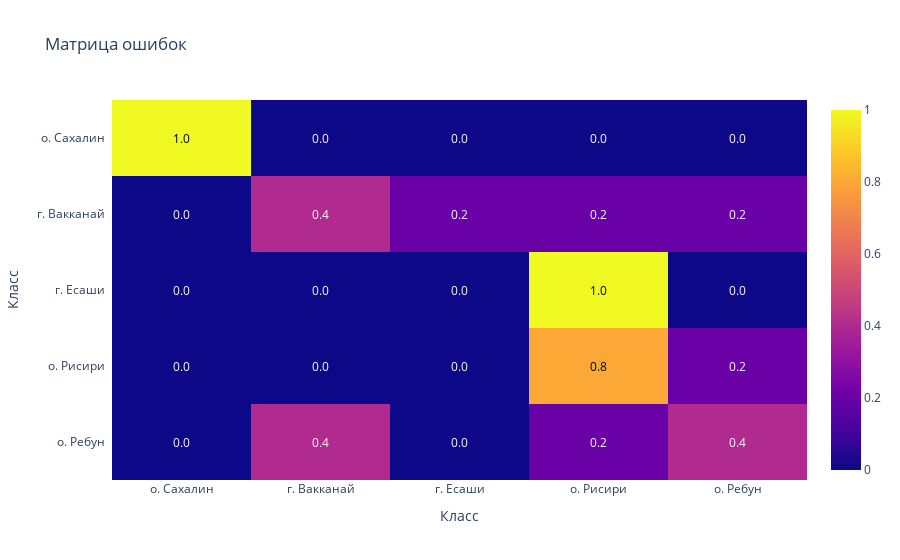

The code cell stored with this chart in its notebook:
### Code cell
territory_model.fit(X_territory_train, territory_train)
Image(report_model(territory_model, X_territory_test, territory_test))

### Figure 1 — Plotly figure (JSON) as saved in the notebook; plotly's stock layout.template omitted (floating-point values rounded to 4 significant figures)
{"data": [{"colorscale": [[0.0, "#0d0887"], [0.1111, "#46039f"], [0.2222, "#7201a8"], [0.3333, "#9c179e"], [0.4444, "#bd3786"], [0.5556, "#d8576b"], [0.6667, "#ed7953"], [0.7778, "#fb9f3a"], [0.8889, "#fdca26"], [1.0, "#f0f921"]], "reversescale": false, "showscale": true, "type": "heatmap", "x": ["о. Сахалин", "г. Вакканай", "г. Есаши", "о. Рисири", "о. Ребун"], "y": ["о. Сахалин", "г. Вакканай", "г. Есаши", "о. Рисири", "о. Ребун"], "z": [[1.0, 0.0, 0.0, 0.0, 0.0], [0.0, 0.4, 0.2, 0.2, 0.2], [0.0, 0.0, 0.0, 1.0, 0.0], [0.0, 0.0, 0.0, 0.8, 0.2], [0.0, 0.4, 0.0, 0.2, 0.4]]}], "layout": {"annotations": [{"font": {"color": "#000000"}, "showarrow": false, "text": "1.0", "x": "о. Сахалин", "xref": "x", "y": "о. Сахалин", "yref": "y"}, {"font": {"color": "#FFFFFF"}, "showarrow": false, "text": "0.0", "x": "г. Вакканай", "xref": "x", "y": "о. Сахалин", "yref": "y"}, {"font": {"color": "#FFFFFF"}, "showarrow": false, "text": "0.0", "x": "г. Есаши", "xref": "x", "y": "о. Сахалин", "yref": "y"}, {"font": {"color": "#FFFFFF"}, "showarrow": false, "text": "0.0", "x": "о. Рисири", "xref": "x", "y": "о. Сахалин", "yref": "y"}, {"font": {"color": "#FFFFFF"}, "showarrow": false, "text": "0.0", "x": "о. Ребун", "xref": "x", "y": "о. Сахалин", "yref": "y"}, {"font": {"color": "#FFFFFF"}, "showarrow": false, "text": "0.0", "x": "о. Сахалин", "xref": "x", "y": "г. Вакканай", "yref": "y"}, {"font": {"color": "#FFFFFF"}, "showarrow": false, "text": "0.4", "x": "г. Вакканай", "xref": "x", "y": "г. Вакканай", "yref": "y"}, {"font": {"color": "#FFFFFF"}, "showarrow": false, "text": "0.2", "x": "г. Есаши", "xref": "x", "y": "г. Вакканай", "yref": "y"}, {"font": {"color": "#FFFFFF"}, "showarrow": false, "text": "0.2", "x": "о. Рисири", "xref": "x", "y": "г. Вакканай", "yref": "y"}, {"font": {"color": "#FFFFFF"}, "showarrow": false, "text": "0.2", "x": "о. Ребун", "xref": "x", "y": "г. Вакканай", "yref": "y"}, {"font": {"color": "#FFFFFF"}, "showarrow": false, "text": "0.0", "x": "о. Сахалин", "xref": "x", "y": "г. Есаши", "yref": "y"}, {"font": {"color": "#FFFFFF"}, "showarrow": false, "text": "0.0", "x": "г. Вакканай", "xref": "x", "y": "г. Есаши", "yref": "y"}, {"font": {"color": "#FFFFFF"}, "showarrow": false, "text": "0.0", "x": "г. Есаши", "xref": "x", "y": "г. Есаши", "yref": "y"}, {"font": {"color": "#000000"}, "showarrow": false, "text": "1.0", "x": "о. Рисири", "xref": "x", "y": "г. Есаши", "yref": "y"}, {"font": {"color": "#FFFFFF"}, "showarrow": false, "text": "0.0", "x": "о. Ребун", "xref": "x", "y": "г. Есаши", "yref": "y"}, {"font": {"color": "#FFFFFF"}, "showarrow": false, "text": "0.0", "x": "о. Сахалин", "xref": "x", "y": "о. Рисири", "yref": "y"}, {"font": {"color": "#FFFFFF"}, "showarrow": false, "text": "0.0", "x": "г. Вакканай", "xref": "x", "y": "о. Рисири", "yref": "y"}, {"font": {"color": "#FFFFFF"}, "showarrow": false, "text": "0.0", "x": "г. Есаши", "xref": "x", "y": "о. Рисири", "yref": "y"}, {"font": {"color": "#000000"}, "showarrow": false, "text": "0.8", "x": "о. Рисири", "xref": "x", "y": "о. Рисири", "yref": "y"}, {"font": {"color": "#FFFFFF"}, "showarrow": false, "text": "0.2", "x": "о. Ребун", "xref": "x", "y": "о. Рисири", "yref": "y"}, {"font": {"color": "#FFFFFF"}, "showarrow": false, "text": "0.0", "x": "о. Сахалин", "xref": "x", "y": "о. Ребун", "yref": "y"}, {"font": {"color": "#FFFFFF"}, "showarrow": false, "text": "0.4", "x": "г. Вакканай", "xref": "x", "y": "о. Ребун", "yref": "y"}, {"font": {"color": "#FFFFFF"}, "showarrow": false, "text": "0.0", "x": "г. Есаши", "xref": "x", "y": "о. Ребун", "yref": "y"}, {"font": {"color": "#FFFFFF"}, "showarrow": false, "text": "0.2", "x": "о. Рисири", "xref": "x", "y": "о. Ребун", "yref": "y"}, {"font": {"color": "#FFFFFF"}, "showarrow": false, "text": "0.4", "x": "о. Ребун", "xref": "x", "y": "о. Ребун", "yref": "y"}], "title": {"text": "Матрица ошибок"}, "xaxis": {"dtick": 1, "gridcolor": "rgb(0, 0, 0)", "side": "bottom", "ticks": "", "title": {"text": "Класс"}}, "yaxis": {"autorange": "reversed", "dtick": 1, "ticks": "", "ticksuffix": "  ", "title": {"text": "Класс"}}}}
